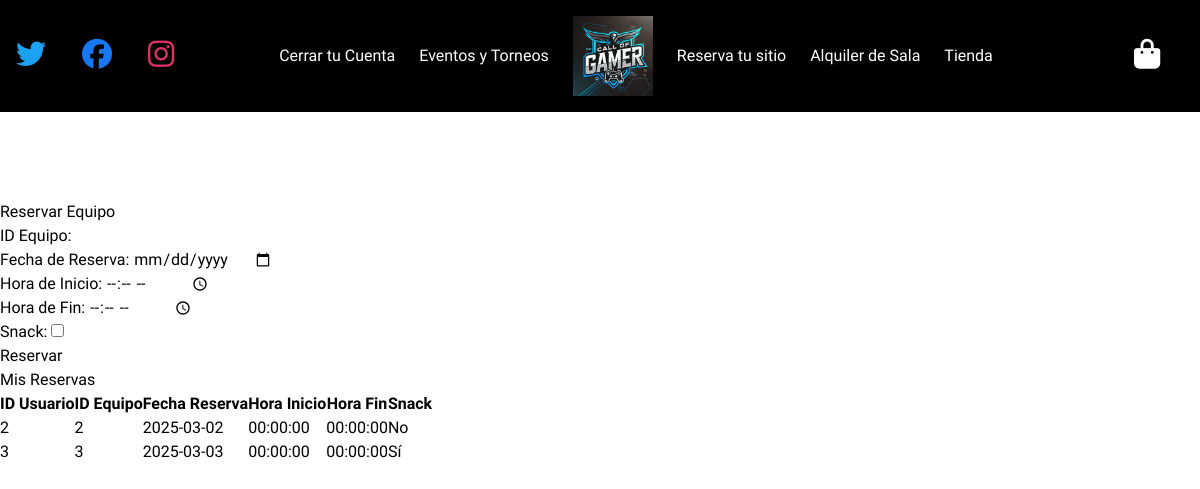
The app's page /Controlador/index.php?action=verReservas (signed in), older data.
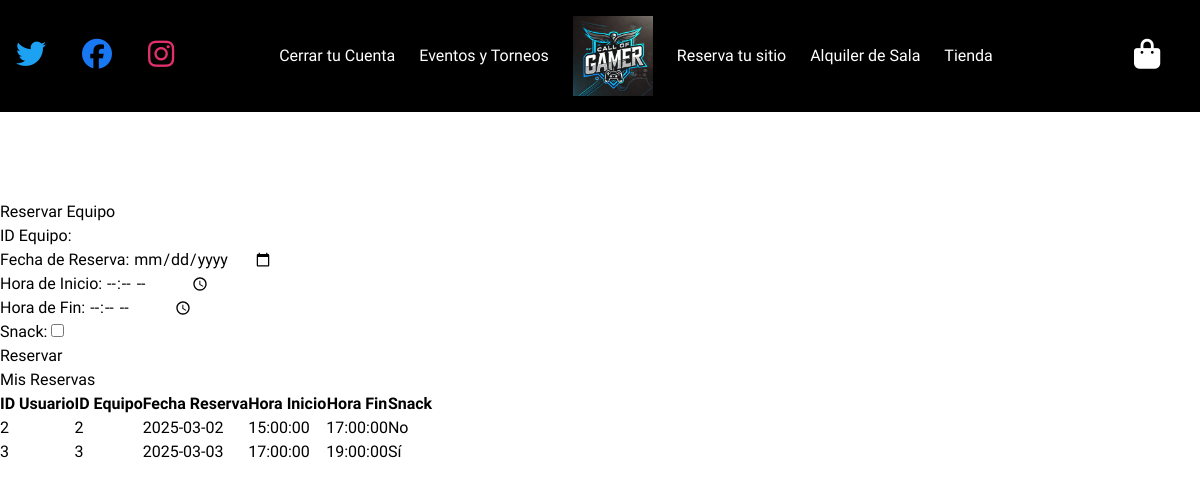
The same page, newer data.
### tables this page shows
CREATE TABLE `reserva` (
  `id_usuario` int(11) NOT NULL,
  `id_equipo` int(11) NOT NULL,
  `fecha_reserva` date NOT NULL,
  `horaIni` time NOT NULL,
  `horaFin` time NOT NULL,
  `snack` tinyint(1) DEFAULT 0
);

### Modelos/class.bd.php (called while the page is built, shortened)
<?php
class bd {
    public function __construct() {
        $this->conn=new mysqli("localhost",USU_CONN,PSW_CONN,"tfg_pablo");
    }
    public function __get($nom){
        return $this->$nom;
    }
}
?>

### Modelos/reserva.php (called while the page is built, shortened)
<?php
require_once("class.bd.php");
class Reserva {
    public $conn;
    public function __construct() {
        $this->conn = new bd();
    }
    public function obtenerReservas() {
        $sentencia = "SELECT id_usuario, id_equipo, fecha_reserva, horaIni, horaFin, snack FROM reserva";
        $consulta = $this->conn->__get("conn")->prepare($sentencia);
        $consulta->bind_result($id_usuario, $id_equipo, $fecha_reserva, $horaIni, $horaFin, $snack);
        $reservas = array();
        $consulta->execute();
        while($consulta->fetch()) {
            array_push($reservas, [$id_usuario, $id_equipo, $fecha_reserva, $horaIni, $horaFin, $snack]);
        }
        return $reservas;
    }
}
?>

### Vistas/reservas.php (the view, shortened to what this page needs)
<main>
    <section class="pt-50">
        <h2>Reservar Equipo</h2>
        <form method="POST" action="index.php?action=reservarequipo">
            <label for="id_equipo">ID Equipo:</label>
            <input type="number" id="id_equipo" name="id_equipo" required><br>
            <label for="fecha_reserva">Fecha de Reserva:</label>
            <input type="date" id="fecha_reserva" name="fecha_reserva" required><br>
            <label for="horaIni">Hora de Inicio:</label>
            <input type="time" id="horaIni" name="horaIni" required><br>
            <label for="horaFin">Hora de Fin:</label>
            <input type="time" id="horaFin" name="horaFin" required><br>
            <label for="snack">Snack:</label>
            <input type="checkbox" id="snack" name="snack"><br>
            <button type="submit">Reservar</button>
        </form>
    </section>
    <section>
        <h2>Mis Reservas</h2>
        <table border="1">
            <tr>
                <th>ID Usuario</th>
                <th>ID Equipo</th>
                <th>Fecha Reserva</th>
                <th>Hora Inicio</th>
                <th>Hora Fin</th>
                <th>Snack</th>
            </tr>
            <?php foreach ($reservas as $reserva): ?>
            <tr>
                <td><?php echo $reserva[0]; ?></td>
                <td><?php echo $reserva[1]; ?></td>
                <td><?php echo $reserva[2]; ?></td>
                <td><?php echo $reserva[3]; ?></td>
                <td><?php echo $reserva[4]; ?></td>
                <td><?php echo $reserva[5] ? 'Sí' : 'No'; ?></td>
            </tr>
            <?php endforeach; ?>
        </table>
    </section>
</main>

Row changes from the older to the newer data that the page shows:
changed reserva (number 1 of 2 on the later page): horaIni "00:00:00" → "15:00:00"; horaFin "00:00:00" → "17:00:00"
changed reserva (number 2 of 2 on the later page): horaIni "00:00:00" → "17:00:00"; horaFin "00:00:00" → "19:00:00"
